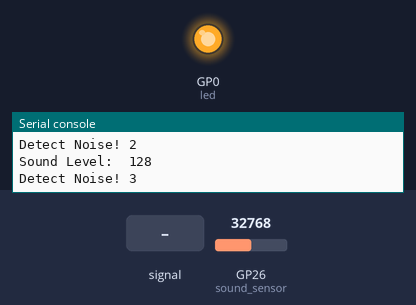
Bench run of a program on a simulated Raspberry Pi Pico running MicroPython. Shown: output pins drawn as LEDs (lit = HIGH), the last lines printed to the serial console. The test bench sets the inputs (shaded band); at power-on: GP26 (sound_sensor) = 32768 (analog values on the 0–65535 scale).

Above: at 1.2 s.
1.3 s: GP26 (sound_sensor) fed a 1000 Hz sine of ±16383 counts around its level
At 3.4 s:
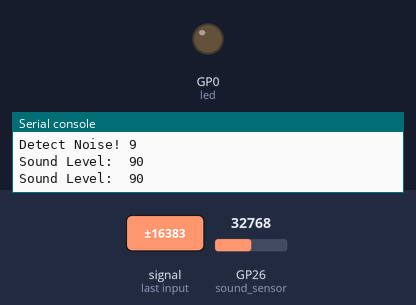
4.3 s: GP26 (sound_sensor) set to 45874
At 4.3 s:
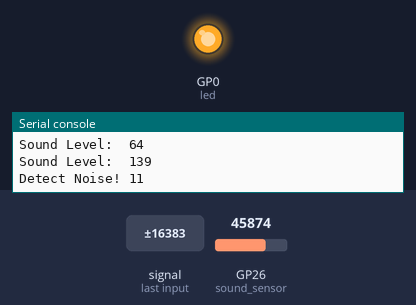
5.8 s: GP26 (sound_sensor) set to 26816
7.3 s: GP26 (sound_sensor) set to 24816
At 8.1 s:
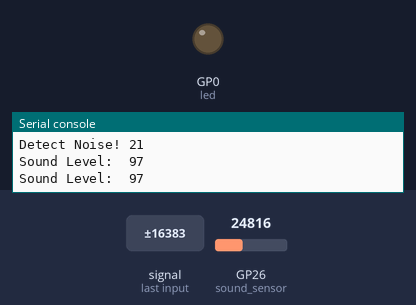
9.0 s: GP26 (sound_sensor) set to 32767
At 9.3 s:
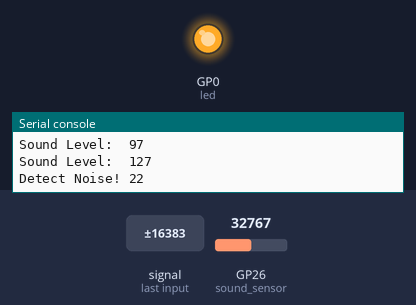
Timing chart, 0 to 11.5 s (numbered marks = the images above; inputs shaded):
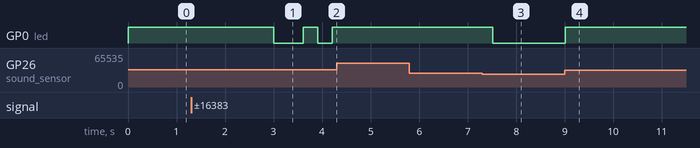

Measured:
- the behaviour switches between 25840 and 25824 on GP26 (sound_sensor) (found by bisection; images 2 and 3)
- after the input at 1.3 s, GP0 (led): HIGH → LOW after 1.7 s, → HIGH 0.60 s later, → LOW 0.30 s later, → HIGH 0.30 s later
- after the input at 4.3 s, GP0 (led): stays HIGH (without the input it goes to LOW after 0.81 s)
- after the input at 7.3 s, GP0 (led): HIGH → LOW after 0.21 s
- after the input at 9.0 s, GP0 (led): LOW → HIGH at once

The program:

Project_14_Sound_sensor.py
```python
from machine import Pin, ADC
from time import sleep


led = Pin(0, Pin.OUT)
# GP26 -> ADC0
sound_sensor = ADC(0)

def sound_map(read_value, in_min, in_max, out_min, out_max):
    return (read_value - in_min) * (out_max - out_min) / (in_max - in_min) + out_min

count = 0
while True:
    sound_level = round(sound_map(sound_sensor.read_u16(), 0, 65535, 0, 255))
    if sound_level:
        print("Sound Level: ", sound_level)
        if sound_level > 100:
            print("Detect Noise!", count)
            led.value(1)
            count +=1
        else:
            led.value(0)
        sleep(0.3)
    
```
